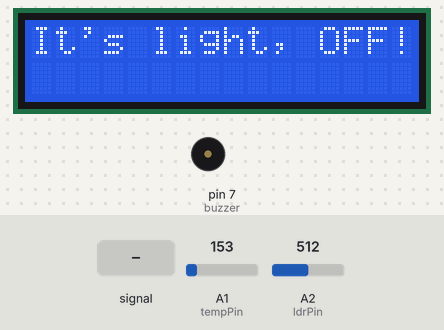
A sketch run on a simulated Arduino Uno, built with avr-gcc and run on an emulated ATmega328P. Parts: 16×2 character LCD, buzzer (waves = sounding). The inputs (shaded band) are chosen by the test bench; at power-on: A1 (tempPin) = 153, A2 (ldrPin) = 512. What the sketch prints to the serial monitor is not drawn.

Above: at 1.9 s.
2.0 s: A2 (ldrPin) fed a 200 Hz sine of ±81 counts around its level
At 3.0 s:
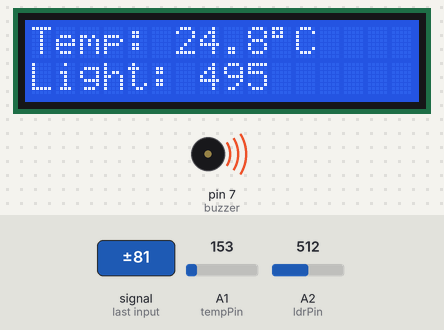
3.9 s: A1 (tempPin) set to 165
At 4.5 s:
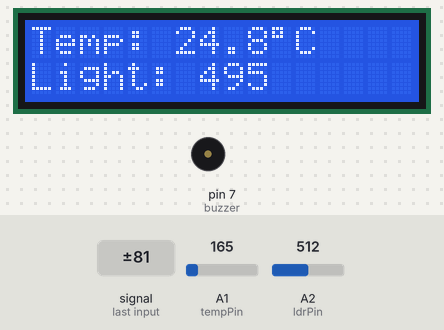
At 11.0 s:
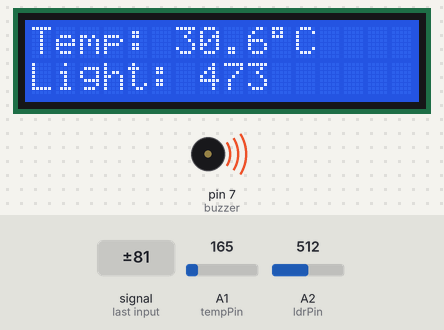
Timing chart, 0 to 12.9 s (numbered marks = the images above; inputs shaded):
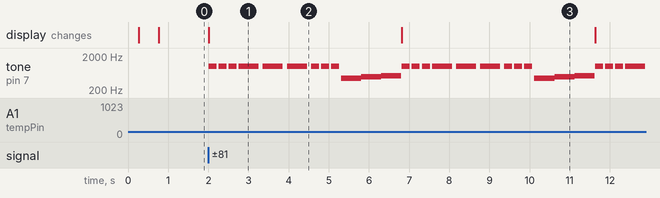

The sketch:

06_AlarmSystem.ino
```cpp
#include <LiquidCrystal.h>
// LCD подключения: RS, E, D4, D5, D6, D7
LiquidCrystal lcd(13, 12, 11, 10, 9, 8);
int buzzer = 7;
int tempPin = A1;
int ldrPin = A2;
bool alarmActive = false;
bool isLightOn = false; // Флаг для отслеживания состояния освещенности
unsigned long previousMillis = 0; // Переменная для отслеживания времени
const long interval = 200; // Интервал для обновления данных (200 мс)
const int lightThreshold = 500; // Порог освещенности, при котором программа будет работать
// Диапазон температур, при которых сигнализация НЕ будет срабатывать
const float minTemp = 16.0;
const float maxTemp = 20.0;  // Установите максимальное значение на 30°C
void setup() {
  pinMode(buzzer, OUTPUT);
  lcd.begin(16, 2);  // Настройка LCD экрана
  delay(200);  // Небольшая задержка на инициализацию LCD
  Serial.begin(9600);  // Инициализация серийного порта
  // Тестирование дисплея
  lcd.print("LCD test...");
  delay(500);  // Быстрая задержка для теста
  lcd.clear();
}
void loop() {
  unsigned long currentMillis = millis();  // Получаем текущее время
  // Чтение уровня освещенности
  int lightLevel = analogRead(ldrPin);
  // Если светло, программа не должна работать
  if (lightLevel > lightThreshold) {
    if (!isLightOn) { // Проверяем, если свет только что включился
      lcd.clear();  // Очищаем дисплей, чтобы не было мигания
      lcd.setCursor(0, 0);
      lcd.print("It's light, OFF!");
      isLightOn = true; // Помечаем, что свет включен
    }
    noTone(buzzer);  // Останавливаем звук, если светло
    alarmActive = false;  // Сбрасываем активность тревоги
    return;  // Выход из функции loop
  }
  // Если свет выключен, проверяем, нужно ли обновить данные
  if (lightLevel <= lightThreshold) {
    if (isLightOn) { // Если только что стало темно, очищаем экран
      lcd.clear();
      isLightOn = false; // Сбрасываем флаг, что свет был включен
    }
    // Если прошло достаточно времени, обновляем данные
    if (currentMillis - previousMillis >= interval) {
      previousMillis = currentMillis;
      // Чтение температуры
      float temp = analogRead(tempPin) * (5.0 / 1023.0); // TMP36: напряжение
      temp = (temp - 0.5) * 100; // Конвертация в Цельсии
      // Дополнительная информация для серийного монитора
      Serial.print("Temp: ");
      Serial.print(temp);
      Serial.print(" C  Light: ");
      Serial.println(lightLevel);
      // Обновление LCD
      lcd.setCursor(0, 0);
      lcd.print("Temp: ");
      lcd.print(temp, 1);
      lcd.print((char)223); // Символ градуса
      lcd.print("C   ");
      lcd.setCursor(0, 1);
      lcd.print("Light: ");
      lcd.print(lightLevel);
      // Если температура меньше 16°C или больше 30°C, активируем сигнализацию
      if (temp < minTemp || temp > maxTemp) {
        if (!alarmActive) {
          alarmSignal(); // Запускаем сигнал тревоги
          alarmActive = true;
          playBackgroundMusic(); // Воспроизводим фоновую музыку
        }
      } else {
        // Если температура в диапазоне от 16°C до 30°C, сигнализация не срабатывает
        if (alarmActive) {
          noTone(buzzer);  // Останавливаем звук
          alarmActive = false;
        }
      }
    }
  }
}
// Функция для проигрывания фоновой музыки
void playBackgroundMusic() {
  tone(buzzer, 440, 500); // A4
  delay(500);
  tone(buzzer, 494, 500); // B4
  delay(500);
  tone(buzzer, 523, 500); // C5
  delay(500);
  noTone(buzzer);
}
// Функция для активации сигнализации
void alarmSignal() {
  for (int i = 0; i < 3; i++) {
    tone(buzzer, 1000, 200);
    delay(250);
  }
  for (int i = 0; i < 3; i++) {
    tone(buzzer, 1000, 500);
    delay(600);
  }
  for (int i = 0; i < 3; i++) {
    tone(buzzer, 1000, 200);
    delay(250);
  }
}
```

Measured:
- after the input at 2.0 s, tone on pin 7 (buzzer): goes 3 × (1000 Hz 0.20 s, silent 0.05 s), 1000 Hz 0.50 s, silent 0.10 s, 1000 Hz 0.50 s, then silent, starting at once; the display: changes at once (image 1)
